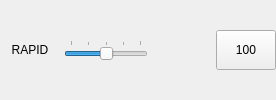
            <widget class="QWidget" name="widget_rapid_ovr" native="true">
             <layout class="QHBoxLayout" name="horizontalLayout_13">
              <property name="spacing">
               <number>4</number>
              </property>
              <property name="leftMargin">
               <number>0</number>
              </property>
              <property name="topMargin">
               <number>0</number>
              </property>
              <property name="rightMargin">
               <number>0</number>
              </property>
              <property name="bottomMargin">
               <number>0</number>
              </property>
              <item>
               <widget class="QLabel" name="label_16">
                <property name="sizePolicy">
                 <sizepolicy hsizetype="Fixed" vsizetype="Fixed">
                  <horstretch>0</horstretch>
                  <verstretch>0</verstretch>
                 </sizepolicy>
                </property>
                <property name="minimumSize">
                 <size>
                  <width>60</width>
                  <height>40</height>
                 </size>
                </property>
                <property name="maximumSize">
                 <size>
                  <width>60</width>
                  <height>40</height>
                 </size>
                </property>
                <property name="text">
                 <string>RAPID</string>
                </property>
                <property name="alignment">
                 <set>Qt::AlignCenter</set>
                </property>
               </widget>
              </item>
              <item>
               <widget class="StatusSlider" name="slider_rapid">
                <property name="minimumSize">
                 <size>
                  <width>0</width>
                  <height>20</height>
                 </size>
                </property>
                <property name="maximumSize">
                 <size>
                  <width>16777215</width>
                  <height>20</height>
                 </size>
                </property>
                <property name="maximum">
                 <number>100</number>
                </property>
                <property name="sliderPosition">
                 <number>50</number>
                </property>
                <property name="orientation">
                 <enum>Qt::Horizontal</enum>
                </property>
                <property name="tickPosition">
                 <enum>QSlider::TicksAbove</enum>
                </property>
                <property name="tickInterval">
                 <number>25</number>
                </property>
               </widget>
              </item>
              <item>
               <widget class="StatusLabel" name="statuslabel_rapid_ovr">
                <property name="sizePolicy">
                 <sizepolicy hsizetype="Fixed" vsizetype="Fixed">
                  <horstretch>0</horstretch>
                  <verstretch>0</verstretch>
                 </sizepolicy>
                </property>
                <property name="minimumSize">
                 <size>
                  <width>60</width>
                  <height>40</height>
                 </size>
                </property>
                <property name="maximumSize">
                 <size>
                  <width>60</width>
                  <height>40</height>
                 </size>
                </property>
                <property name="alignment">
                 <set>Qt::AlignCenter</set>
                </property>
                <property name="textTemplate" stdset="0">
                 <string>%d %%</string>
                </property>
                <property name="rapid_override_status" stdset="0">
                 <bool>true</bool>
                </property>
               </widget>
              </item>
              <item>
               <widget class="ActionButton" name="action_rapid_100">
                <property name="sizePolicy">
                 <sizepolicy hsizetype="Fixed" vsizetype="Fixed">
                  <horstretch>0</horstretch>
                  <verstretch>0</verstretch>
                 </sizepolicy>
                </property>
                <property name="minimumSize">
                 <size>
                  <width>60</width>
                  <height>40</height>
                 </size>
                </property>
                <property name="maximumSize">
                 <size>
                  <width>60</width>
                  <height>40</height>
                 </size>
                </property>
                <property name="text">
                 <string>100</string>
                </property>
                <property name="rapid_over_action" stdset="0">
                 <bool>true</bool>
                </property>
                <property name="template_label_option" stdset="0">
                 <bool>false</bool>
                </property>
                <property name="joint_number" stdset="0">
                 <number>0</number>
                </property>
                <property name="incr_imperial_number" stdset="0">
                 <double>0.010000000000000</double>
                </property>
                <property name="incr_mm_number" stdset="0">
                 <double>0.025000000000000</double>
                </property>
                <property name="incr_angular_number" stdset="0">
                 <double>-1.000000000000000</double>
                </property>
                <property name="toggle_float_option" stdset="0">
                 <bool>false</bool>
                </property>
                <property name="float_num" stdset="0">
                 <double>100.000000000000000</double>
                </property>
                <property name="float_alt_num" stdset="0">
                 <double>50.000000000000000</double>
                </property>
                <property name="view_type_string" stdset="0">
                 <string>P</string>
                </property>
                <property name="command_text_string" stdset="0">
                 <string/>
                </property>
                <property name="ini_mdi_number" stdset="0">
                 <number>0</number>
                </property>
                <property name="textTemplate" stdset="0">
                 <string>%1.3f in</string>
                </property>
                <property name="alt_textTemplate" stdset="0">
                 <string>%1.2f mm</string>
                </property>
               </widget>
              </item>
             </layout>
            </widget>
